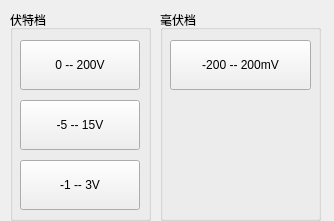
<?xml version="1.0" encoding="UTF-8"?>
<ui version="4.0">
 <class>U_OptionWin</class>
 <widget class="QWidget" name="U_OptionWin">
  <property name="geometry">
   <rect>
    <x>0</x>
    <y>0</y>
    <width>334</width>
    <height>221</height>
   </rect>
  </property>
  <property name="windowTitle">
   <string>Form</string>
  </property>
  <widget class="QGroupBox" name="groupBox">
   <property name="geometry">
    <rect>
     <x>10</x>
     <y>10</y>
     <width>141</width>
     <height>211</height>
    </rect>
   </property>
   <property name="title">
    <string>伏特档</string>
   </property>
   <widget class="QPushButton" name="pushButton">
    <property name="geometry">
     <rect>
      <x>10</x>
      <y>30</y>
      <width>120</width>
      <height>50</height>
     </rect>
    </property>
    <property name="text">
     <string>0 -- 200V</string>
    </property>
   </widget>
   <widget class="QPushButton" name="pushButton_2">
    <property name="geometry">
     <rect>
      <x>10</x>
      <y>90</y>
      <width>120</width>
      <height>50</height>
     </rect>
    </property>
    <property name="text">
     <string>-5 -- 15V</string>
    </property>
   </widget>
   <widget class="QPushButton" name="pushButton_3">
    <property name="geometry">
     <rect>
      <x>10</x>
      <y>150</y>
      <width>120</width>
      <height>50</height>
     </rect>
    </property>
    <property name="text">
     <string>-1 -- 3V</string>
    </property>
   </widget>
  </widget>
  <widget class="QGroupBox" name="groupBox_2">
   <property name="geometry">
    <rect>
     <x>160</x>
     <y>10</y>
     <width>161</width>
     <height>211</height>
    </rect>
   </property>
   <property name="title">
    <string>毫伏档</string>
   </property>
   <widget class="QPushButton" name="pushButton_4">
    <property name="geometry">
     <rect>
      <x>10</x>
      <y>30</y>
      <width>141</width>
      <height>50</height>
     </rect>
    </property>
    <property name="text">
     <string>-200 -- 200mV</string>
    </property>
   </widget>
  </widget>
 </widget>
 <resources/>
 <connections/>
</ui>
